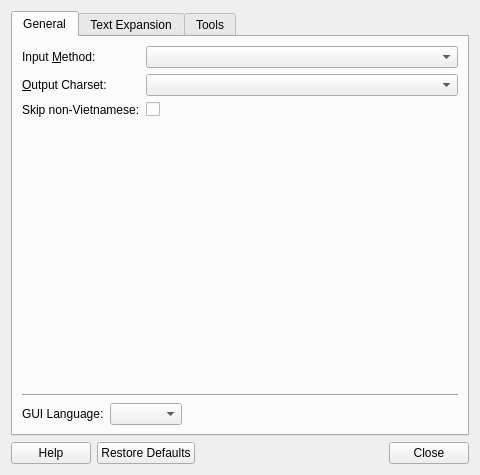
<?xml version="1.0" encoding="UTF-8"?>
<ui version="4.0">
 <class>Form</class>
 <widget class="QWidget" name="Form">
  <property name="geometry">
   <rect>
    <x>0</x>
    <y>0</y>
    <width>480</width>
    <height>460</height>
   </rect>
  </property>
  <property name="windowTitle">
   <string>IBus BoGo Settings</string>
  </property>
  <layout class="QVBoxLayout" name="verticalLayout">
   <item>
    <widget class="QTabWidget" name="tabWidget">
     <property name="sizePolicy">
      <sizepolicy hsizetype="MinimumExpanding" vsizetype="MinimumExpanding">
       <horstretch>0</horstretch>
       <verstretch>0</verstretch>
      </sizepolicy>
     </property>
     <property name="tabPosition">
      <enum>QTabWidget::North</enum>
     </property>
     <property name="tabShape">
      <enum>QTabWidget::Rounded</enum>
     </property>
     <property name="currentIndex">
      <number>0</number>
     </property>
     <property name="usesScrollButtons">
      <bool>true</bool>
     </property>
     <property name="documentMode">
      <bool>false</bool>
     </property>
     <property name="tabsClosable">
      <bool>false</bool>
     </property>
     <property name="movable">
      <bool>false</bool>
     </property>
     <widget class="QWidget" name="generalTab">
      <attribute name="title">
       <string>General</string>
      </attribute>
      <layout class="QVBoxLayout" name="verticalLayout_10">
       <item>
        <layout class="QFormLayout" name="formLayout">
         <item row="0" column="0">
          <widget class="QLabel" name="inputMethodLabel">
           <property name="text">
            <string>Input &amp;Method:</string>
           </property>
           <property name="buddy">
            <cstring>inputMethodComboBox</cstring>
           </property>
          </widget>
         </item>
         <item row="1" column="0">
          <widget class="QLabel" name="outputCharsetLabel">
           <property name="text">
            <string>&amp;Output Charset:</string>
           </property>
           <property name="buddy">
            <cstring>charsetComboBox</cstring>
           </property>
          </widget>
         </item>
         <item row="0" column="1">
          <widget class="QComboBox" name="inputMethodComboBox"/>
         </item>
         <item row="1" column="1">
          <widget class="QComboBox" name="charsetComboBox"/>
         </item>
         <item row="2" column="0">
          <widget class="QLabel" name="enableSpellcheckingLabel">
           <property name="text">
            <string>Skip non-Vietnamese:</string>
           </property>
          </widget>
         </item>
         <item row="2" column="1">
          <widget class="QCheckBox" name="skipNonVNCheckBox"/>
         </item>
        </layout>
       </item>
       <item>
        <spacer name="verticalSpacer_2">
         <property name="orientation">
          <enum>Qt::Vertical</enum>
         </property>
         <property name="sizeHint" stdset="0">
          <size>
           <width>357</width>
           <height>0</height>
          </size>
         </property>
        </spacer>
       </item>
       <item>
        <widget class="Line" name="line">
         <property name="orientation">
          <enum>Qt::Horizontal</enum>
         </property>
        </widget>
       </item>
       <item>
        <layout class="QGridLayout" name="gridLayout">
         <item row="0" column="1">
          <widget class="QComboBox" name="guiLanguageComboBox"/>
         </item>
         <item row="0" column="2">
          <spacer name="horizontalSpacer_2">
           <property name="orientation">
            <enum>Qt::Horizontal</enum>
           </property>
           <property name="sizeHint" stdset="0">
            <size>
             <width>40</width>
             <height>20</height>
            </size>
           </property>
          </spacer>
         </item>
         <item row="0" column="0">
          <widget class="QLabel" name="gUILanguageLabel">
           <property name="text">
            <string>GUI Language:</string>
           </property>
           <property name="buddy">
            <cstring>guiLanguageComboBox</cstring>
           </property>
          </widget>
         </item>
        </layout>
       </item>
      </layout>
     </widget>
     <widget class="QWidget" name="abbrTab">
      <attribute name="title">
       <string>Text Expansion</string>
      </attribute>
      <layout class="QVBoxLayout" name="verticalLayout_5">
       <item>
        <widget class="QGroupBox" name="groupBox_2">
         <property name="sizePolicy">
          <sizepolicy hsizetype="MinimumExpanding" vsizetype="Preferred">
           <horstretch>0</horstretch>
           <verstretch>0</verstretch>
          </sizepolicy>
         </property>
         <property name="title">
          <string>Expansion Rules</string>
         </property>
         <layout class="QVBoxLayout" name="verticalLayout_4">
          <item>
           <widget class="QLabel" name="label_4">
            <property name="font">
             <font>
              <pointsize>8</pointsize>
             </font>
            </property>
            <property name="text">
             <string>Double click to edit.</string>
            </property>
           </widget>
          </item>
          <item>
           <layout class="QGridLayout" name="gridLayout_2">
            <item row="1" column="4">
             <widget class="QPushButton" name="addButton">
              <property name="sizePolicy">
               <sizepolicy hsizetype="Minimum" vsizetype="Fixed">
                <horstretch>0</horstretch>
                <verstretch>0</verstretch>
               </sizepolicy>
              </property>
              <property name="text">
               <string>Add</string>
              </property>
             </widget>
            </item>
            <item row="4" column="4">
             <widget class="QPushButton" name="exportButton">
              <property name="enabled">
               <bool>false</bool>
              </property>
              <property name="sizePolicy">
               <sizepolicy hsizetype="Minimum" vsizetype="Fixed">
                <horstretch>0</horstretch>
                <verstretch>0</verstretch>
               </sizepolicy>
              </property>
              <property name="text">
               <string>Export</string>
              </property>
             </widget>
            </item>
            <item row="2" column="4">
             <widget class="QPushButton" name="removeButton">
              <property name="sizePolicy">
               <sizepolicy hsizetype="Minimum" vsizetype="Fixed">
                <horstretch>0</horstretch>
                <verstretch>0</verstretch>
               </sizepolicy>
              </property>
              <property name="text">
               <string>Remove</string>
              </property>
             </widget>
            </item>
            <item row="3" column="4">
             <widget class="QPushButton" name="importButton">
              <property name="enabled">
               <bool>false</bool>
              </property>
              <property name="sizePolicy">
               <sizepolicy hsizetype="Minimum" vsizetype="Fixed">
                <horstretch>0</horstretch>
                <verstretch>0</verstretch>
               </sizepolicy>
              </property>
              <property name="text">
               <string>Import</string>
              </property>
             </widget>
            </item>
            <item row="5" column="4">
             <spacer name="verticalSpacer_3">
              <property name="orientation">
               <enum>Qt::Vertical</enum>
              </property>
              <property name="sizeHint" stdset="0">
               <size>
                <width>20</width>
                <height>40</height>
               </size>
              </property>
             </spacer>
            </item>
            <item row="1" column="0" rowspan="5" colspan="4">
             <widget class="QTableView" name="abbrTable">
              <property name="sizePolicy">
               <sizepolicy hsizetype="MinimumExpanding" vsizetype="MinimumExpanding">
                <horstretch>0</horstretch>
                <verstretch>0</verstretch>
               </sizepolicy>
              </property>
             </widget>
            </item>
           </layout>
          </item>
         </layout>
        </widget>
       </item>
       <item>
        <widget class="QGroupBox" name="groupBox_3">
         <property name="title">
          <string>Behaviors</string>
         </property>
         <layout class="QVBoxLayout" name="verticalLayout_6">
          <item>
           <widget class="QCheckBox" name="enableAbbrCheckBox">
            <property name="text">
             <string>Expand text as you type</string>
            </property>
           </widget>
          </item>
          <item>
           <widget class="QCheckBox" name="autocapCheckBox">
            <property name="text">
             <string>Auto capitalize expanded phrases</string>
            </property>
            <property name="checkable">
             <bool>true</bool>
            </property>
           </widget>
          </item>
          <item>
           <widget class="QLabel" name="label_3">
            <property name="font">
             <font>
              <pointsize>8</pointsize>
             </font>
            </property>
            <property name="text">
             <string>&lt;html&gt;&lt;head/&gt;&lt;body&gt;&lt;p&gt;If you have &lt;span style=&quot; font-style:italic;&quot;&gt;tm&lt;/span&gt; expanding to &lt;span style=&quot; font-style:italic;&quot;&gt;thay mặt&lt;/span&gt;, then &lt;span style=&quot; font-style:italic;&quot;&gt;Tm&lt;/span&gt; also expands to &lt;span style=&quot; font-style:italic;&quot;&gt;Thay mặt&lt;/span&gt; and &lt;span style=&quot; font-style:italic;&quot;&gt;TM&lt;/span&gt; to &lt;span style=&quot; font-style:italic;&quot;&gt;THAY MẶT&lt;/span&gt;.&lt;/p&gt;&lt;/body&gt;&lt;/html&gt;</string>
            </property>
            <property name="wordWrap">
             <bool>true</bool>
            </property>
            <property name="margin">
             <number>0</number>
            </property>
            <property name="indent">
             <number>20</number>
            </property>
           </widget>
          </item>
         </layout>
        </widget>
       </item>
      </layout>
     </widget>
     <widget class="QWidget" name="toolsTab">
      <property name="enabled">
       <bool>true</bool>
      </property>
      <attribute name="title">
       <string>Tools</string>
      </attribute>
      <layout class="QVBoxLayout" name="verticalLayout_2">
       <item>
        <widget class="QGroupBox" name="groupBox">
         <property name="title">
          <string>Charset converter</string>
         </property>
         <property name="checkable">
          <bool>false</bool>
         </property>
         <layout class="QVBoxLayout" name="verticalLayout_3">
          <property name="sizeConstraint">
           <enum>QLayout::SetDefaultConstraint</enum>
          </property>
          <item>
           <widget class="QLabel" name="label">
            <property name="text">
             <string>Copy some text, choose the source encoding and the destination encoding and press &quot;Convert&quot;. Then paste back.</string>
            </property>
            <property name="scaledContents">
             <bool>false</bool>
            </property>
            <property name="wordWrap">
             <bool>true</bool>
            </property>
           </widget>
          </item>
          <item>
           <layout class="QHBoxLayout" name="horizontalLayout_2">
            <item>
             <widget class="QComboBox" name="sourceCharsetCombo"/>
            </item>
            <item>
             <widget class="QLabel" name="label_2">
              <property name="sizePolicy">
               <sizepolicy hsizetype="Minimum" vsizetype="Preferred">
                <horstretch>0</horstretch>
                <verstretch>0</verstretch>
               </sizepolicy>
              </property>
              <property name="text">
               <string notr="true">→</string>
              </property>
              <property name="scaledContents">
               <bool>false</bool>
              </property>
              <property name="textInteractionFlags">
               <set>Qt::NoTextInteraction</set>
              </property>
             </widget>
            </item>
            <item>
             <widget class="QComboBox" name="destCharsetCombo">
              <property name="enabled">
               <bool>false</bool>
              </property>
              <item>
               <property name="text">
                <string>UTF-8</string>
               </property>
              </item>
             </widget>
            </item>
            <item>
             <widget class="Line" name="line_2">
              <property name="orientation">
               <enum>Qt::Vertical</enum>
              </property>
             </widget>
            </item>
            <item>
             <widget class="QPushButton" name="convertButton">
              <property name="text">
               <string>Convert</string>
              </property>
              <property name="flat">
               <bool>false</bool>
              </property>
             </widget>
            </item>
            <item>
             <spacer name="horizontalSpacer">
              <property name="orientation">
               <enum>Qt::Horizontal</enum>
              </property>
              <property name="sizeHint" stdset="0">
               <size>
                <width>40</width>
                <height>20</height>
               </size>
              </property>
             </spacer>
            </item>
           </layout>
          </item>
         </layout>
        </widget>
       </item>
       <item>
        <spacer name="verticalSpacer">
         <property name="orientation">
          <enum>Qt::Vertical</enum>
         </property>
         <property name="sizeHint" stdset="0">
          <size>
           <width>20</width>
           <height>40</height>
          </size>
         </property>
        </spacer>
       </item>
      </layout>
     </widget>
    </widget>
   </item>
   <item>
    <layout class="QHBoxLayout" name="horizontalLayout_3">
     <item>
      <widget class="QPushButton" name="helpButton">
       <property name="text">
        <string>Help</string>
       </property>
      </widget>
     </item>
     <item>
      <widget class="QPushButton" name="resetButton">
       <property name="text">
        <string>Restore Defaults</string>
       </property>
      </widget>
     </item>
     <item>
      <spacer name="horizontalSpacer_3">
       <property name="orientation">
        <enum>Qt::Horizontal</enum>
       </property>
       <property name="sizeHint" stdset="0">
        <size>
         <width>40</width>
         <height>20</height>
        </size>
       </property>
      </spacer>
     </item>
     <item>
      <widget class="QPushButton" name="closeButton">
       <property name="text">
        <string>Close</string>
       </property>
      </widget>
     </item>
    </layout>
   </item>
  </layout>
 </widget>
 <resources/>
 <connections/>
</ui>
